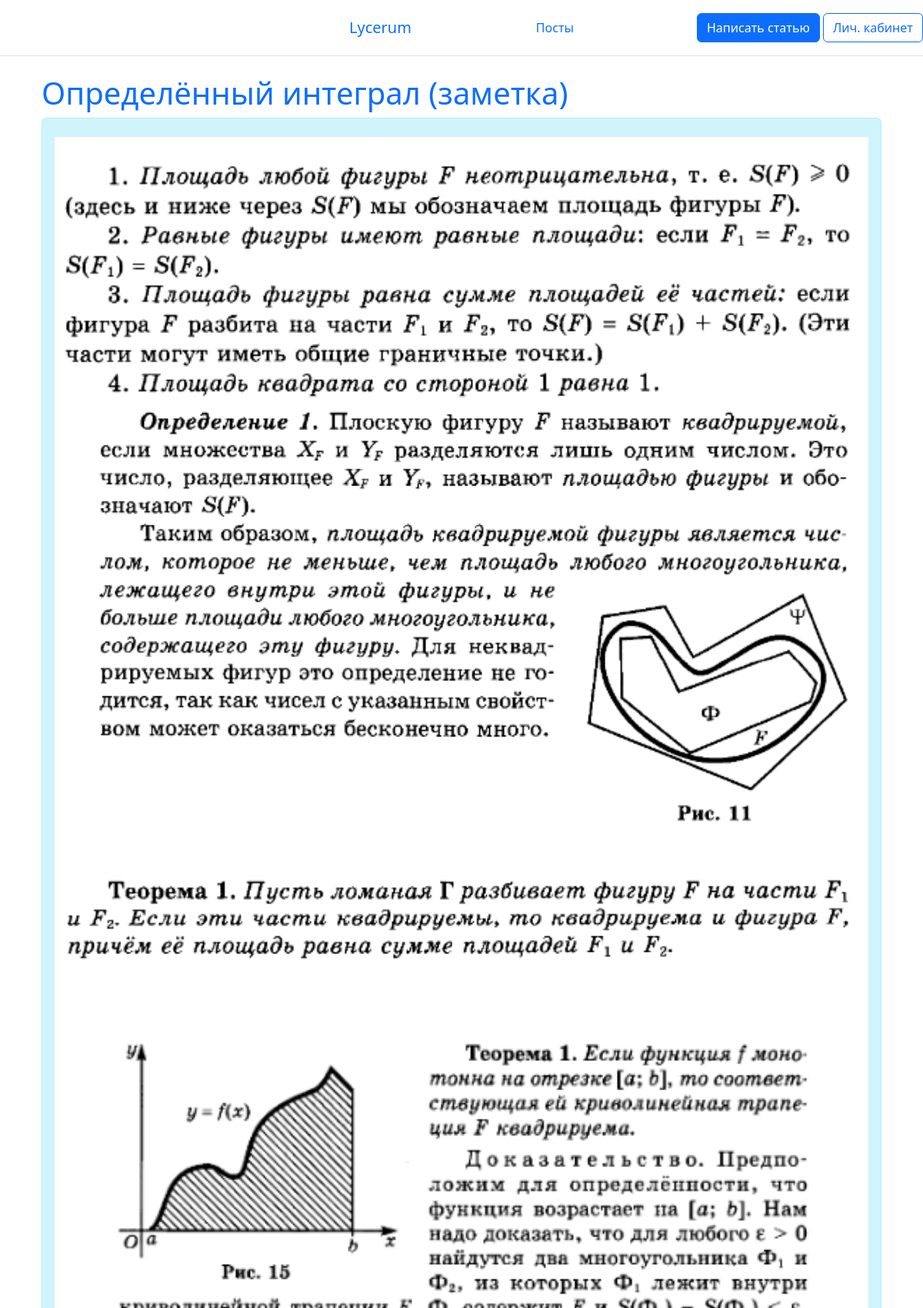
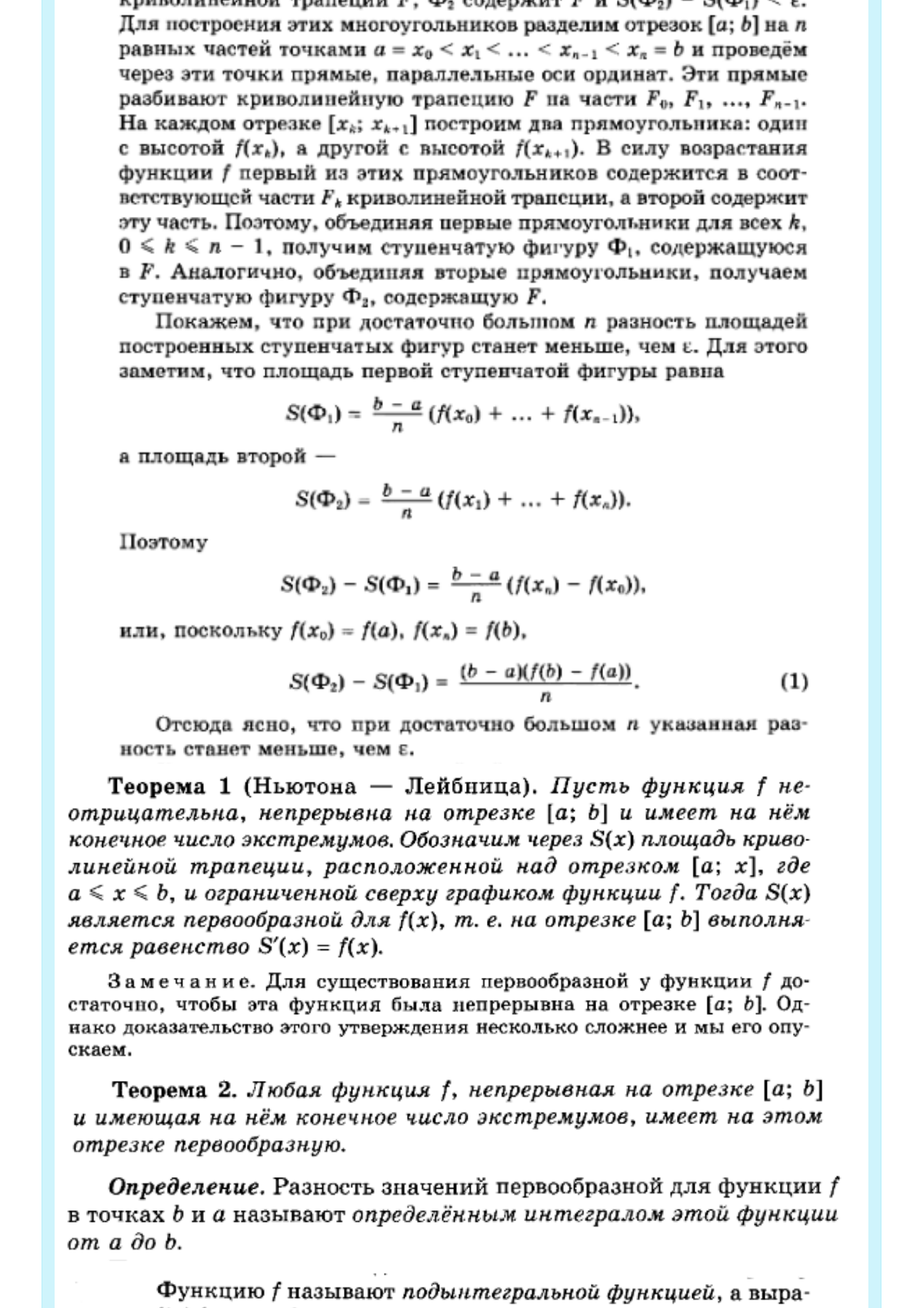
The app's page /posts/3 (signed in, upper part) with its own data (2 pictures, top to bottom).
### webapp/models.py (models this page shows, shortened)
class Record(db.Model):
    __tablename__ = 'record'
    id = db.Column(db.Integer, primary_key=True)
    user_id = db.Column(db.Integer, db.ForeignKey('user.id'), nullable=False)
    users = db.relationship('User',
                            backref=db.backref('user', lazy='joined'),
                            lazy=True)
    title = db.Column(db.String(50), nullable=False)
    subject = db.Column(db.String, nullable=False)
    text = db.Column(db.Text, nullable=False)
    sum_of_files = db.Column(db.Integer, default=0)
    date = db.Column(db.DateTime, default=datetime.utcnow)

class Files(db.Model):
    __tablename__ = 'files'
    id = db.Column(db.Integer, primary_key=True)
    record_id = db.Column(db.Integer, db.ForeignKey('record.id'), nullable=False)
    records = db.relationship('Record',
                              backref=db.backref('record', lazy='joined'),
                              lazy=True)
    filename = db.Column(db.String, nullable=False)
    path_to_explorer = db.Column(db.String, nullable=False)
    format = db.Column(db.String, nullable=False)

### webapp/routs.py (the view, shortened to what this page needs)
@app.route('/posts/<int:id>', methods=['POST', 'GET'])
@login_required
def posts_record(id):
    try:
        user = User.query.get(session['users'])
        record = Record.query.get(id)
        files = Files.query.filter_by(record_id=record.id).all()
    except AttributeError:
        return redirect('/posts')
    if record.user_id == session['users'] or user.admin >= 1:
        edit = True
        delete = True
    else:
        edit = False
        delete = False
    return render_template('posts_record.html',
                           item=record,
                           edit=edit,
                           delete=delete,
                           files=files
                           )

### webapp/models.py (called while the page is built)
@manager.user_loader
def load_user(user_id):
    return User.query.get(user_id)

### webapp/routs.py (called while the page is built)
@app.after_request
def redirect_to_signin(response):
    if response.status_code == 401:
        return redirect(url_for('login_page') + '?next=' + request.url)
    return response

### webapp/templates/posts_record.html (shortened to what this page needs)
{% extends 'base.html' %}
{% block body %}
<div class="container">
    <h1 class="text-primary">{{ item.title }}</h1>
    <div class="alert alert-info">
        {% for file in files %}
            {% if file.format == "jpg" or file.format == "png" or file.format == "jpeg" or
        file.format == "PNG" or file.format == "JPG" or file.format == "JPEG"%}
                <img src="{{ file.path_to_explorer }}" width="100%" height="auto"><br>
            {% endif %}
        {% endfor %}
        <br>
    </div>
</div>
<br>
{% endblock %}

### records on screen
Record: title "Определённый интеграл (заметка)"
Files: shows a picture
Files: shows a picture
Files: shows a picture
Files: shows a picture
Files: shows a picture
Files: shows a picture
Files: shows a picture
Files: shows a picture
